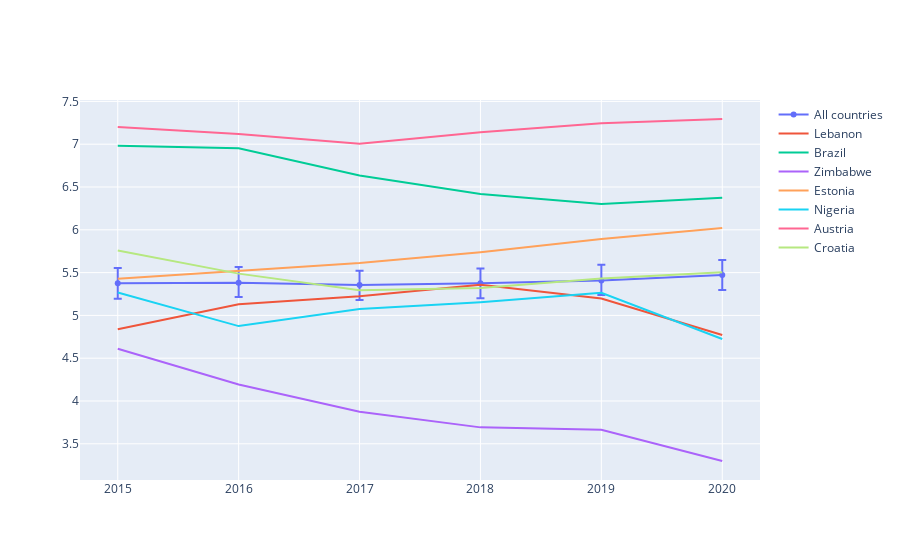

The notebook cell saved with this chart:
### Code cell
fig = go.Figure(data=go.Scatter(
        x=stats_by_year.index,
        y=stats_by_year.average_happiness,
        error_y=dict(
            type='data',
            array=-stats_by_year.lower_err_happiness + stats_by_year.average_happiness,
            arrayminus =-stats_by_year.average_happiness + stats_by_year.upper_err_happiness,
            visible=True),
        name='All countries'
    ))

for i in range(7):
    xi = df.loc[df['Country'] == rand_country[i]]['Year']
    yi = df.loc[df['Country'] == rand_country[i]]['Happiness_Score']
    fig.add_trace(go.Scatter(x=xi, y=yi,
                    mode='lines',
                    name=rand_country[i]))


fig.show()

### Figure 1 — Plotly figure (JSON) as saved in the notebook; plotly's stock layout.template omitted (floating-point values rounded to 4 significant figures)
{"data": [{"error_y": {"array": [0.1771, 0.1826, 0.1675, 0.1725, 0.1834, 0.1729], "arrayminus": [0.1819, 0.1671, 0.1749, 0.1767, 0.1684, 0.1774], "type": "data", "visible": true}, "name": "All countries", "type": "scatter", "x": [2015, 2016, 2017, 2018, 2019, 2020], "y": [5.376, 5.382, 5.354, 5.376, 5.407, 5.473]}, {"mode": "lines", "name": "Lebanon", "type": "scatter", "x": [2015, 2016, 2017, 2018, 2019, 2020], "y": [4.839, 5.129, 5.225, 5.358, 5.197, 4.772]}, {"mode": "lines", "name": "Brazil", "type": "scatter", "x": [2015, 2016, 2017, 2018, 2019, 2020], "y": [6.983, 6.952, 6.635, 6.419, 6.3, 6.376]}, {"mode": "lines", "name": "Zimbabwe", "type": "scatter", "x": [2015, 2016, 2017, 2018, 2019, 2020], "y": [4.61, 4.193, 3.875, 3.692, 3.663, 3.299]}, {"mode": "lines", "name": "Estonia", "type": "scatter", "x": [2015, 2016, 2017, 2018, 2019, 2020], "y": [5.429, 5.517, 5.611, 5.739, 5.893, 6.022]}, {"mode": "lines", "name": "Nigeria", "type": "scatter", "x": [2015, 2016, 2017, 2018, 2019, 2020], "y": [5.268, 4.875, 5.074, 5.155, 5.265, 4.724]}, {"mode": "lines", "name": "Austria", "type": "scatter", "x": [2015, 2016, 2017, 2018, 2019, 2020], "y": [7.2, 7.119, 7.006, 7.139, 7.246, 7.294]}, {"mode": "lines", "name": "Croatia", "type": "scatter", "x": [2015, 2016, 2017, 2018, 2019, 2020], "y": [5.759, 5.488, 5.293, 5.321, 5.432, 5.505]}], "layout": {}}
